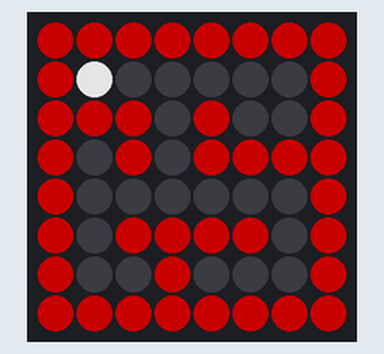
The program below on a simulated Raspberry Pi (BCM pin numbers) with a Sense HAT. On the bench: the Sense HAT's 8×8 RGB LED matrix. Dim RGB values are drawn brighter than linear. At 0.0 s the program stops and its outputs stay as they are.

Above: at 0.1 s.

The program:

alpha.py
```python
from sense_hat import SenseHat

sense = SenseHat()

sense.low_light = True

r = (128, 0, 0)
b = (0, 0, 0)
w = (255, 255, 255)

# marble
x = 1
y = 1

maze = [[r,r,r,r,r,r,r,r],
        [r,b,b,b,b,b,b,r],
        [r,r,r,b,r,b,b,r],
        [r,b,r,b,r,r,r,r],
        [r,b,b,b,b,b,b,r],
        [r,b,r,r,r,r,b,r],
        [r,b,b,r,b,b,b,r],
        [r,r,r,r,r,r,r,r]]

sense.set_pixels(sum(maze,[]))

sense.set_pixel(x, y, w)
```
